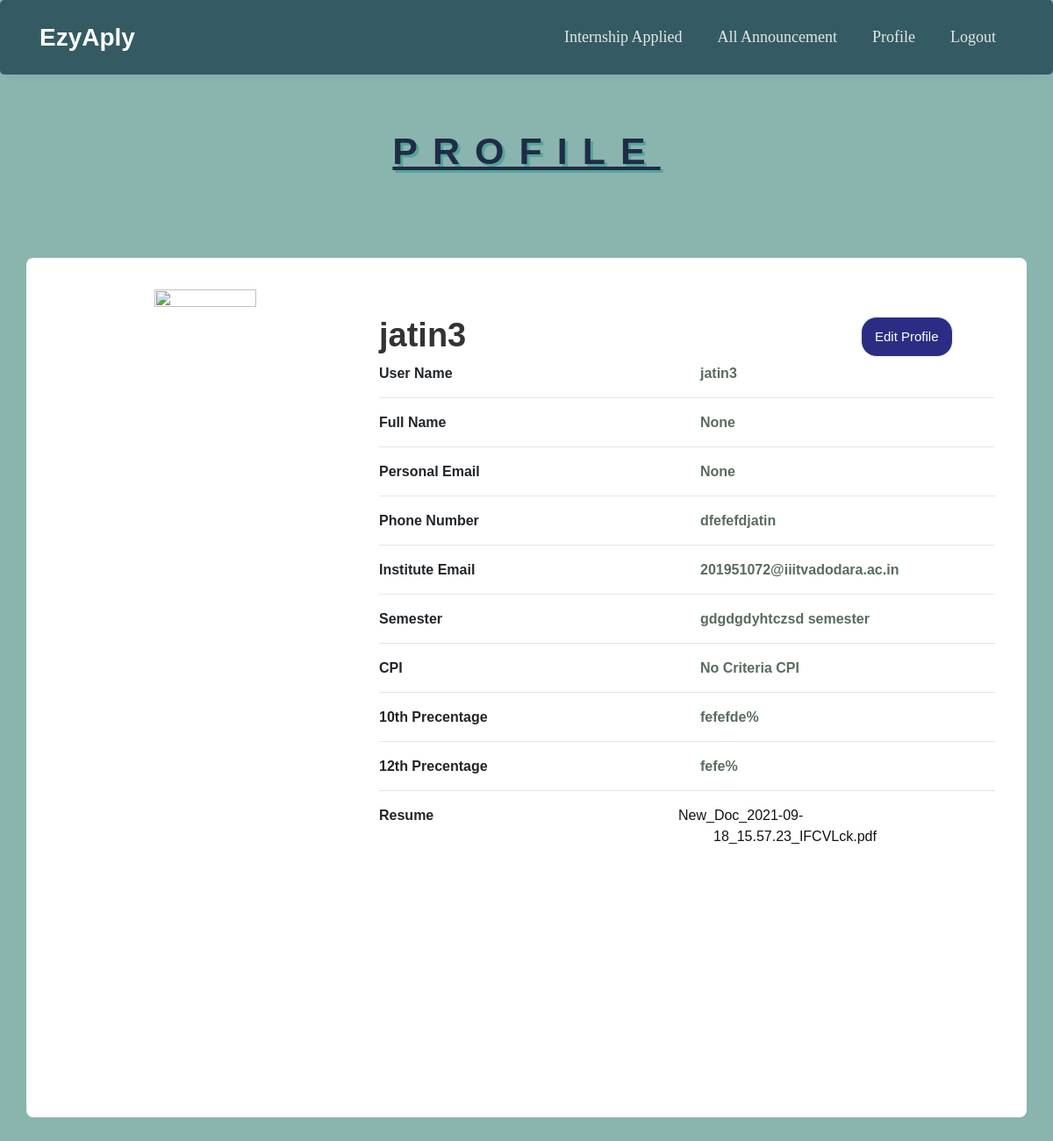
The app's page /profile (signed in) with its own data.
### ezyaplyapp/models.py (models this page shows)
class Profile(models.Model):
    p_id=models.AutoField(primary_key=True)
    user = models.ForeignKey(User,on_delete=models.CASCADE)
    user_name=models.CharField(max_length=500,null=True)
    user_email=models.EmailField(null=True, blank=True)
    phone_number=models.CharField(max_length=200,null=True)
    sem=models.CharField(max_length=200,null=True)
    cpi=models.CharField(max_length=200,null=True)
    precentage_10=models.CharField(max_length=200,null=True)
    precentage_12=models.CharField(max_length=200,null=True)
    resume=models.FileField(null=True)

### ezyaplyapp/views.py (the view)
# urls.py: path('profile',views.profile,name='profile'),
def profile(request):
    try:
        profile = Profile.objects.filter(user=request.user.id)
        print("profile", profile[0].user)
        print("hello")
        return render(request, 'profile.html', {
            'profile': profile[0],
            'user_id': request.user.id,
                'email': request.user.email,
        })
    except:
        print("hii")
        return render(request, 'add_profile.html', {'user_id': request.user.id})

### ezyaplyapp/template/profile.html (shortened to what this page needs)
<!doctype html>
{% load static %}
<html lang="en">
  <head>
	<link rel="stylesheet" href="https://stackpath.bootstrapcdn.com/font-awesome/4.7.0/css/font-awesome.min.css">
	<link rel="stylesheet" href="{% static 'navigation/css/style.css' %}">
    <link rel="stylesheet" href="https://maxcdn.bootstrapcdn.com/bootstrap/4.0.0/css/bootstrap.min.css">
    <link href="//maxcdn.bootstrapcdn.com/bootstrap/4.1.1/css/bootstrap.min.css" rel="stylesheet" id="bootstrap-css">
  </head>
  <body>
    <nav class="navbar navbar-expand-lg ftco_navbar ftco-navbar-light1" id="ftco-navbar">
        <div class="container">
            <a class="navbar-brand" href="{% url 'home' %}">EzyAply</a>
          <div class="collapse navbar-collapse" id="ftco-nav">
            <ul class="navbar-nav ml-auto">
                        <li class="nav-item"><a href="{% url 'internship_applied' user_id  %}" class="nav-link">Internship Applied</a></li>
                <li class="nav-item"><a href="all_announcements_student" class="nav-link">All Announcement</a></li>
                <li class="nav-item"><a href="profile" class="nav-link active1">Profile</a></li>
                <li class="nav-item"><a href="{% url 'logout' %}" class="nav-link">Logout</a></li>
            </ul>
          </div>
        </div>
      </nav>
      <div id="usernamediv" style="text-align:center;margin-top: 62px;">
        <h1 id="username"><span >Profile</span></h1>
    </div>
    <div class="container emp-profile">
        <form method="post">
            <div class="row">
                <div class="col-md-4">
                    <div class="profile-img">
                        <img src="https://i.stack.imgur.com/34AD2.jpg" alt=""/>
                    </div>
                </div>
                <div class="col-md-6">
                    <div class="profile-head">
                                <h5>
                                    {{profile.user}}
                                </h5>
                    </div>
                </div>
                <div class="col-md-2">
                    <a href="{% url 'edit_profile' profile.p_id %}"><button class="btn btn-primary" type="button"  style="    padding: 11px 15px;
                        font-size: 15px;
                        border-color: aliceblue;
                        border-radius: 18px;
                        background-color: #2b2d84;
                        margin-top: 31px;">Edit Profile</button></a>
                </div>
            </div>
            <div class="row">
                <div class="col-md-4">
                    <div class="profile-work">
                    </div>
                </div>
                <div class="col-md-8">
                    <div class="tab-content profile-tab" id="myTabContent">
                        <div class="tab-pane fade show active" id="home" role="tabpanel" aria-labelledby="home-tab">
                                    <div class="row">
                                        <div class="col-md-6">
                                            <label>User Name</label>
                                        </div>
                                        <div class="col-md-6">
                                            <p>{{profile.user}}</p>
                                        </div>
                                    </div>
                                    <hr style="margin-top:-1px;">
                                    <div class="row">
                                        <div class="col-md-6">
                                            <label>Full Name</label>
                                        </div>
                                        <div class="col-md-6">
                                            <p>{{profile.user_name}}</p>
                                        </div>
                                    </div>
                                    <hr style="margin-top:-1px;">
                                    <div class="row">
                                        <div class="col-md-6">
                                            <label>Personal Email</label>
                                        </div>
                                        <div class="col-md-6">
                                            <p>{{profile.user_email}}</p>
                                        </div>
                                    </div>
                                    <hr style="margin-top:-1px;">
                                    <div class="row">
                                        <div class="col-md-6">
                                            <label>Phone Number</label>
                                        </div>
                                        <div class="col-md-6">
                                            <p>{{profile.phone_number}}</p>
                                        </div>
                                    </div>
                                    <hr style="margin-top:-1px;">
                                    <div class="row">
                                        <div class="col-md-6">
                                            <label>Institute Email</label>
                                        </div>
                                        <div class="col-md-6">
                                            <p>{{email}}</p>
                                        </div>
                                    </div>
                                    <hr style="margin-top:-1px;">
                                    <div class="row">
                                        <div class="col-md-6">
                                            <label>Semester</label>
                                        </div>
                                        <div class="col-md-6">
                                            <p>{{profile.sem}} semester</p>
                                        </div>
                                    </div>
                                    <hr style="margin-top:-1px;">
                                    <div class="row">
                                        <div class="col-md-6">
                                            <label>CPI</label>
                                        </div>
                                        <div class="col-md-6">
                                            <p>{{profile.cpi}} CPI</p>
                                        </div>
                                    </div>
                                    <hr style="margin-top:-1px;">
                                    <div class="row">
                                        <div class="col-md-6">
                                            <label>10th Precentage</label>
                                        </div>
                                        <div class="col-md-6">
                                            <p>{{profile.precentage_10}}%</p>
                                        </div>
                                    </div>
                                    <hr style="margin-top:-1px;">
                                    <div class="row">
                                        <div class="col-md-6">
                                            <label>12th Precentage</label>
                                        </div>
                                        <div class="col-md-6">
                                            <p>{{profile.precentage_12}}%</p>
                                        </div>
                                    </div>
                                    <hr style="margin-top:-1px;">
                                    <div class="row">
                                        <div class="col-md-6">
                                            <label>Resume</label>
                                        </div>
                                        <div class="col-md-6">
                                            <div class="col-md-6">
                                    <a href="{{ profile.imageURL }}" download="newfilename" style="color: #131310;
                                    margin-left: -29%;">{{ profile.resume }}</a>
                                    </div>
                                    </div>
                        </div>
                    </div>
                </div>
            </div>
        </form>
    </div>
  </body>
</html>

### ezyaplyapp/template/profile.html (style rules this page uses)
body { background: #eee }
body { background: #8ab4ae; }
* { font-family: 'Montserrat', sans-serif; }
.ftco-navbar-light1 { background: #345B63; z-index: 3; padding: 10px 10px; font-size: 19px; border-radius: 5px; -webkit-box-shadow: 0px 5px 20px -17px rgb(0 0 0 / 34%); -moz-box-shadow: 0px 5px 20px -17px rgba(0, 0, 0, 0.34); box-shadow: 0px 5px 20px -17px rgb(0 0 0 / 34%); width: inherit; }
a { color: #ffffff; text-decoration: none; background-color: transparent; -webkit-text-decoration-skip: objects; }
.navbar-brand { display: inline-block; padding-top: .3125rem; padding-bottom: .3125rem; margin-right: 1rem; font-size: 1.75rem; line-height: inherit; white-space: nowrap; font-weight: 700; }
#username { text-shadow: 3px 3px #55a499; font-family: Arial, sans-serif; font-size: 43px; text-transform: uppercase; color: #202c47; letter-spacing: 17px; word-spacing: 10px; margin-bottom: 95px; text-decoration: underline; font-weight: 700; }
.ftco-navbar-light1 .navbar-nav > .nav-item > .nav-link { font-size: 18px; padding-top: 1.2rem; padding-bottom: 1.2rem; padding-left: 20px; padding-right: 20px; font-weight: 400; color: #e6e6e6; position: relative; opacity: 1 !important; font-family: Poppins-Regular; }
h5 { font-weight: bold; font-size: 28px; }
.emp-profile { padding: 3%; margin-top: 3%; margin-bottom: 3%; border-radius: 0.5rem; background: #fff; }
.profile-img { text-align: center; }
.profile-img img { width: 70%; height: 100%; }
.profile-head h5 { color: #333; }
.profile-work { padding: 14%; margin-top: -15%; }
.profile-tab label { font-weight: 600; }
.profile-tab p { font-weight: 600; color: #0062cc; }
.profile-head h5 { color: #333; margin-top: 30px; font-size: 38px; }
.profile-tab p { font-weight: 600; color: #586c5f; }
.active1 { color: #fec771; }
.profile-img img { width: 59%; height: 72%; }

### records on screen
Profile: user "jatin3", user_name "None", user_email "None", phone_number "dfefefdjatin", sem "gdgdgdyhtczsd", cpi "No Criteria", precentage_10 "fefefde", precentage_12 "fefe", resume "New_Doc_2021-09-18_15.57.23_IFCVLck.pdf"

### other values on screen
{{ email }} "201951072@iiitvadodara.ac.in"
